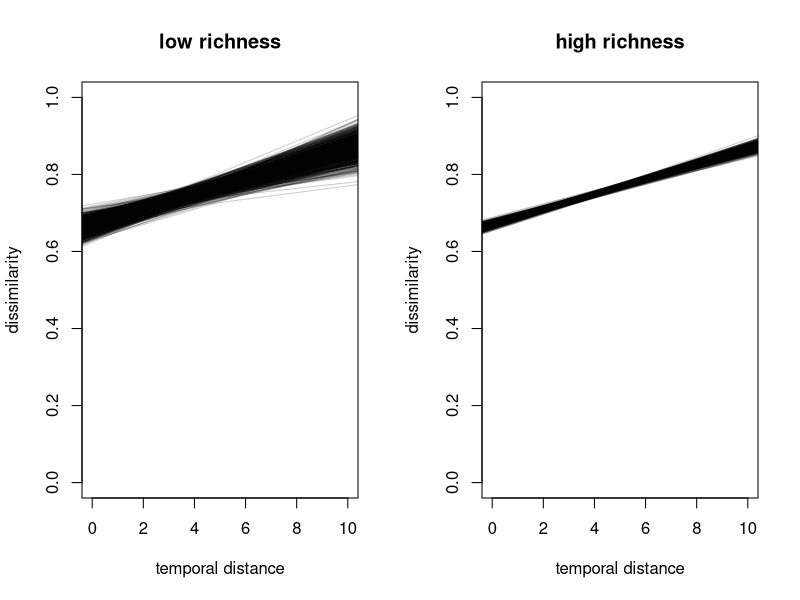
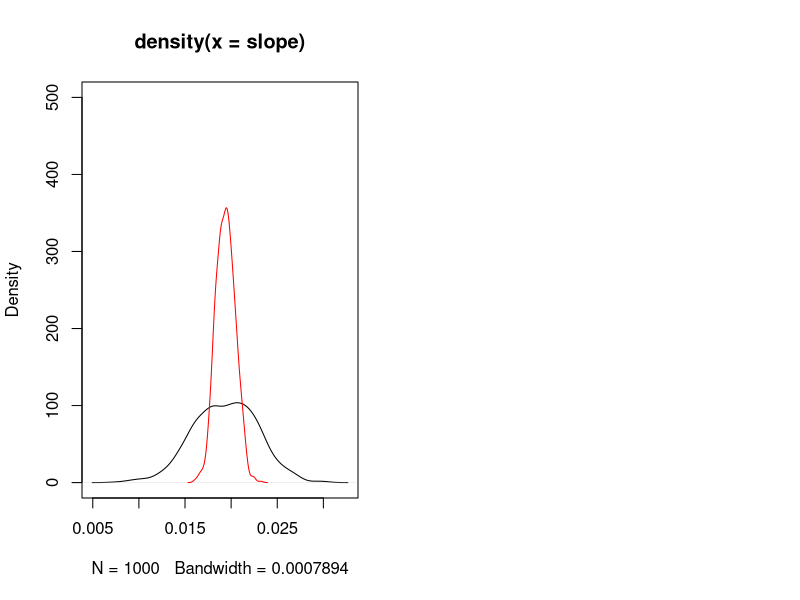

Source code (R) for these figures, in order:
## ---- chunk 1
# set parameters for simulations
require(vegan)
require(reshape2)
require(data.table)
lown <- 100 # number of species in low richness treatment
highn <- 1000 # number of species in high richness treatment
ngen <- 10 # number of sampling periods
frac <- 0.05 # fraction of species added and removed each sampling period
prob <- 0.5 # probability of seeing a species that is present
reps <- 1000 # number of times to repeat the sampling
set.seed(1001)
## ---- chunk 2
# make the communities
low <- matrix(c(rep(1, lown), rep(0, 2*lown*ngen - lown)), nrow=2*lown, ncol = ngen) # rows are species. in first time step, half are present
high <- matrix(c(rep(1, highn), rep(0, 2*highn*ngen - highn)), nrow = 2*highn, ncol = ngen)
for(i in 2:10){
    low[,i] <- low[,i-1] * c(rep(0, (i-1)*frac*lown), rep(1, 2*lown - (i-1)*frac*lown)) + c(rep(0, lown + (i-2)*frac*lown), rep(1, frac*lown), rep(0, lown - (i-1)*frac*lown)) # remove frac existing species and add frac new species
    high[,i] <- high[,i-1] * c(rep(0, (i-1)*frac*highn), rep(1, 2*highn - (i-1)*frac*highn)) + c(rep(0, highn + (i-2)*frac*highn), rep(1, frac*highn), rep(0, highn - (i-1)*frac*highn))
}

# calculate dissimilarities
lowdist <- vegdist(t(low), method='jaccard', binary=TRUE) # vegan expects spp in columns
highdist <- vegdist(t(high), method='jaccard', binary=TRUE)

# examine distances
print('low species richness')
lowdist
print('high species richness')
highdist
## ---- chunk 3
for(i in 1:reps){
    if(i %% 50 == 0) cat(paste0('#', i, " "))
    # make the observed communities with only X% of species observed
    lowobs <- low * sample(c(rep(1, prob*2*lown*ngen), rep(0, (1-prob)*2*lown*ngen)), 2*lown*ngen, replace=FALSE) # turn X% of obs to absent, randomly
    highobs <- high * sample(c(rep(1, prob*2*highn*ngen), rep(0, (1-prob)*2*highn*ngen)), 2*highn*ngen, replace=FALSE)
    
    
    # calculate dissimilarities
    lowobsdist <- as.matrix(vegdist(t(lowobs), method='jaccard', binary=TRUE)) # vegan expects spp in columns
    highobsdist <- as.matrix(vegdist(t(highobs), method='jaccard', binary=TRUE))
    
    # examine distances (first example only)
    if(i == 1){
        print('low species richness with obs error')
        print(lowobsdist)
        print('high species richness')
        print(highobsdist)
    }
    
    # convert to long format (only one triangle)
    dimnames(lowobsdist) <- list(1:ngen, 1:ngen)
    lownms <- t(combn(colnames(lowobsdist), 2))
    thislowobslong <- data.frame(lownms, dist=lowobsdist[lownms])
    thislowobslong$rep <- i
    
    dimnames(highobsdist) <- list(1:ngen, 1:ngen)
    highnms <- t(combn(colnames(highobsdist), 2))
    thishighobslong <- data.frame(highnms, dist=highobsdist[highnms])
    thishighobslong$rep <- i
    
    if(i == 1){
        lowobslong <- thislowobslong
        highobslong <- thishighobslong
    } else {
        lowobslong <- rbind(lowobslong, thislowobslong)
        highobslong <- rbind(highobslong, thishighobslong)
    }
}

lowobslong$X1 <- as.numeric(lowobslong$X1)
lowobslong$X2 <- as.numeric(lowobslong$X2)

highobslong$X1 <- as.numeric(highobslong$X1)
highobslong$X2 <- as.numeric(highobslong$X2)

lowobslong <- data.table(lowobslong)
highobslong <- data.table(highobslong)
## ---- chunk 4
lowslopes <- lowobslong[, as.list(coef(lm(dist ~ I(X2-X1)))), by=rep]
highslopes <- highobslong[, as.list(coef(lm(dist ~ I(X2-X1)))), by=rep]
setnames(lowslopes, c('rep', 'int', 'slope'))
setnames(highslopes, c('rep', 'int', 'slope'))

print('low richness slopes')
lowslopes[, summary(slope)]

print('high richness slopes')
highslopes[, summary(slope)]
## ---- chunk 5
par(mfrow=c(1,2))
plot(c(0,10), c(0,1), col='white', xlab = 'temporal distance', ylab='dissimilarity', main = 'low richness')
lowslopes[, abline(a = int, b = slope, col = '#00000033'), by = rep]

plot(c(0,10), c(0,1), col='white', xlab = 'temporal distance', ylab='dissimilarity', main = 'high richness')
highslopes[, abline(a = int, b = slope, col = '#00000033'), by = rep]
## ---- chunk 6
lowslopes[, plot(density(slope), ylim =c(0,500))]
highslopes[, lines(density(slope), col='red')]
